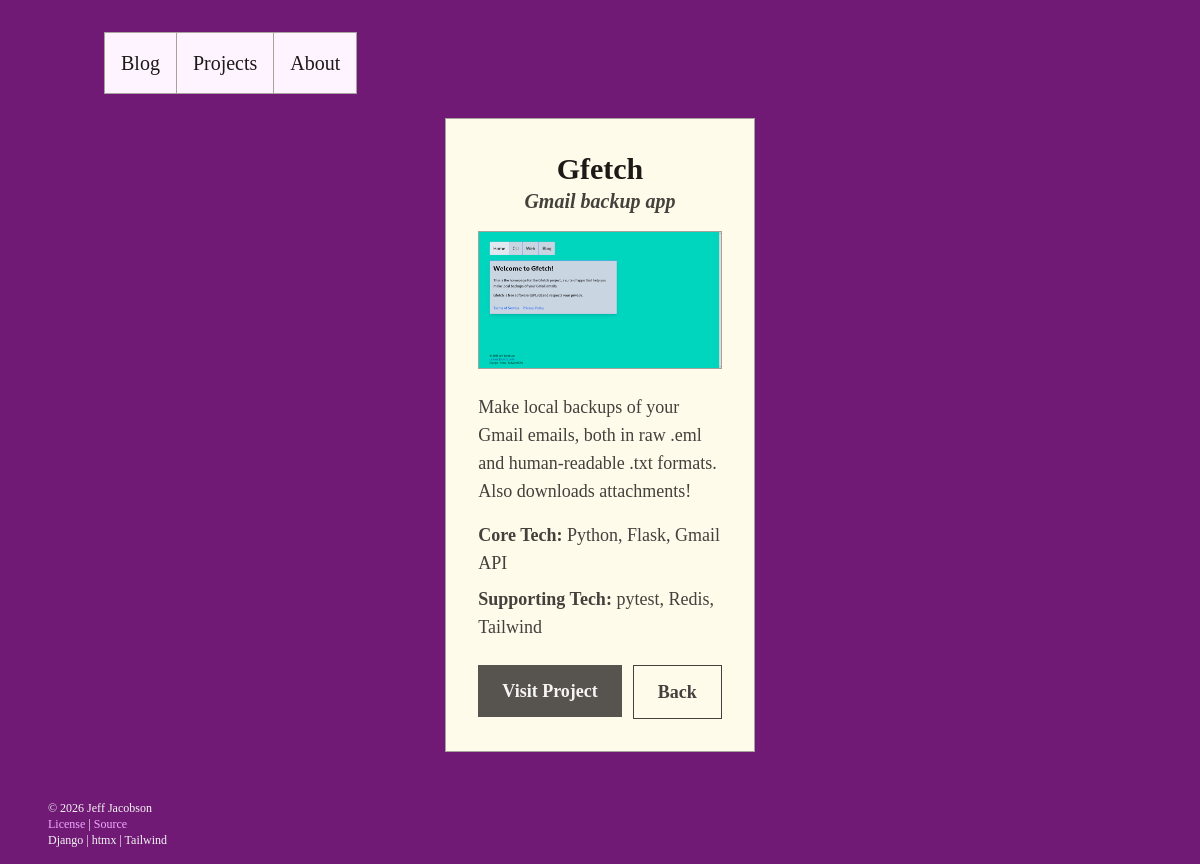
Screenshot of /3/ with the database file from the repository.
### portfolio/models.py (models this page shows, shortened)
class Project(models.Model):
    order = models.IntegerField(default=0)
    title = models.CharField(max_length=50)
    blurb = models.CharField(max_length=100, null=True, blank=True)
    description = models.TextField(default="Description goes here")
    core_tech = models.CharField(max_length=200, null=True, blank=True)
    supporting_tech = models.CharField(max_length=200, null=True, blank=True)
    url = models.URLField(null=True, blank=True)
    screenshot = models.CharField(max_length=100, null=True, blank=True)
    class Meta:
            ordering = ['order']

### portfolio/views.py (the view)
# urls.py: path('<int:pk>/', views.details, name="details"),
def details(request, pk):
    project = Project.objects.get(pk=pk)
    if request.headers.get('HX-Request'):
        return render(request, 'portfolio/_details.html', {'project': project})
    return render(
        request, "portfolio/index.html",
        {"projects": Project.objects.all(), "selected_project": project}
        )

### portfolio/templates/portfolio/index.html
{% extends "base.html" %}
{% block content %}
<div id="tab-content">
    {% if show_about %}
        {% include "portfolio/_about.html" %}
    {% elif selected_project %}
        {% include "portfolio/_details.html" with project=selected_project %}
    {% elif show_projects %}
        {% include "portfolio/_projects.html" %}
    {% elif selected_post %}
        {% include "blog/_post.html" with post=selected_post %}
    {% else %}
        {% include "blog/_blog.html" %}
    {% endif %}
</div>
{% endblock %}

### portfolio/templates/portfolio/_details.html
{% load static %}
<div id="tab-content">
  <div class="grid grid-cols-1 md:grid-cols-2 lg:grid-cols-3 gap-8">
    <div class="col-start-1 col-end-2 md:col-start-2 md:col-end-3 lg:col-start-2 lg:col-end-3">
      <div id="details-card" class="bg-amber-50 border border-stone-400 p-8">
        <h1 class="text-3xl font-bold text-center text-stone-900">{{ project.title }}</h1>
        <h2 class="text-xl font-bold text-center mb-4 text-stone-700"><em>{{ project.blurb }}</em></h2>
        <img
          src="{% static 'images/' %}{{ project.screenshot }}"
          alt="Screenshot of {{ project.title }}"
          class="w-full h-auto mb-6 border border-stone-400"
        >
        <p class="text-stone-700 text-lg my-4">{{ project.description }}</p>
        <p class="text-lg text-stone-700 mb-2">
          <strong>Core Tech:</strong> {{ project.core_tech }}
        </p>
        <p class="text-lg text-stone-700 mb-2">
          <strong>Supporting Tech:</strong> {{ project.supporting_tech }}
        </p>
        <div class="flex justify-between mt-6">
        {% if project.title == "Portfolio" %}
        <button disabled class="bg-stone-300 text-stone-400 text-lg font-bold py-3 px-6 cursor-not-allowed">
          Visit Project
        </button>
        {% else %}
        <a href="{{ project.url }}" target="_blank">
          <button class="bg-stone-600 hover:bg-fuchsia-700 text-stone-100 text-lg font-bold py-3 px-6">
            Visit Project
          </button>
        </a>
        {% endif %}
        <button
          class="bg-transparent hover:bg-fuchsia-700 text-lg hover:text-stone-100 text-stone-700 border border-stone-700 hover:border-orange-50 font-bold py-3 px-6"
          hx-get="{% url 'projects' %}"
          hx-target="#tab-content"
          hx-swap="innerHTML"
          hx-push-url="{% url 'projects' %}"
        >
          Back
        </button>
        </div>
      </div>
    </div>
  </div>
</div>

### theme/templates/base.html (style rules this page uses)
html { overflow-y: scroll; }

### rows the page displays
Project: title "Gfetch", blurb "Gmail backup app", screenshot (picture), description "Make local backups of your Gmail emails, both in raw .eml and human-readable .txt formats. Also downloads attachments!", core_tech "Python, Flask, Gmail API", supporting_tech "pytest, Redis, Tailwind"
